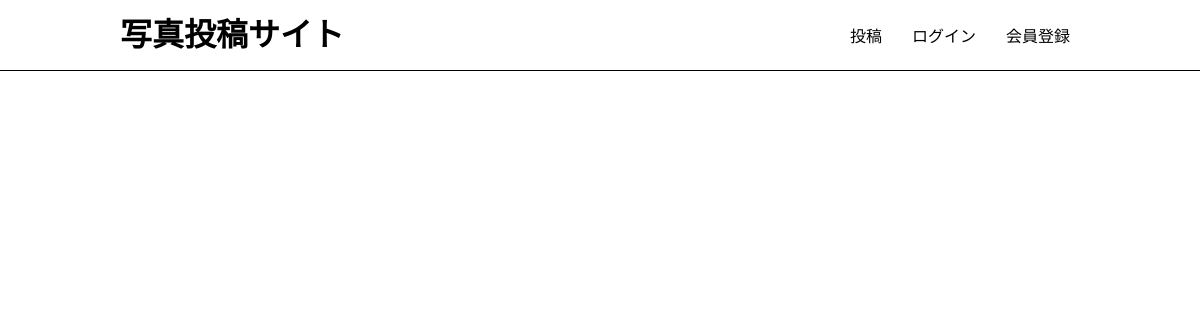
The app's page /, older data.
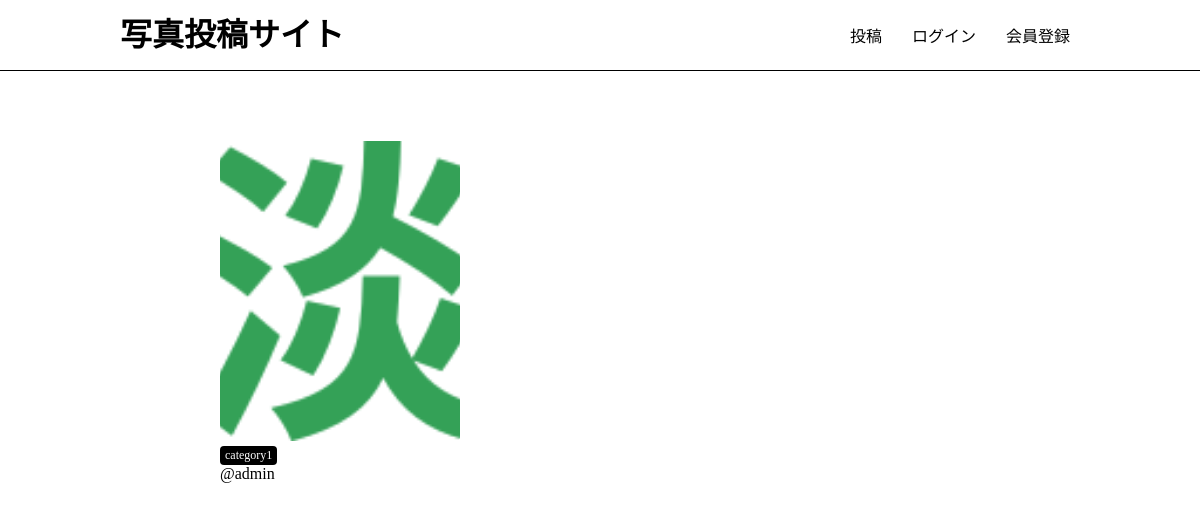
The same page, newer data.
### app/models.py (models this page shows, shortened)
class Photo(models.Model):
    title = models.CharField(max_length=150)
    comment = models.TextField(blank=True)
    image = models.ImageField(upload_to='photos')
    category = models.ForeignKey(Category, on_delete=models.PROTECT)
    user = models.ForeignKey(User, on_delete=models.CASCADE)
    created_at = models.DateTimeField(auto_now=True)

class Category(models.Model):
    title = models.CharField(max_length=20)
    def __str__(self):
        return self.title

### app/views.py (the view)
# urls.py: path('', views.index, name='index'),
def index(request):
    photos = Photo.objects.all().order_by('-created_at')
    return render(request, 'app/index.html', {'photos': photos})

### app/templates/app/index.html (shortened to what this page needs)
{% extends 'app/base.html' %} {% block content %}
 {% include 'app/photos_list.html' %} {% endblock %}

### app/templates/app/photos_list.html
<div class="photo-container">
  {% for photo in photos %}
  <div class="photo">
    <a href="{% url 'app:photos_detail' photo.id %}">
      <img src="{{ photo.image.url }}" class="photo-img" />
    </a>
    <div class="photo-info">
      <a
        href="{% url 'app:photos_category' category=photo.category %}"
        class="category"
      >
        {{ photo.category }}
      </a>
      <a href="{% url 'app:users_detail' photo.user.id %}">@{{ photo.user }}</a>
    </div>
  </div>
  {% endfor %}
</div>

Row changes from the older to the newer data that the page shows:
added Photo: image (picture), category "category1", user "admin"
